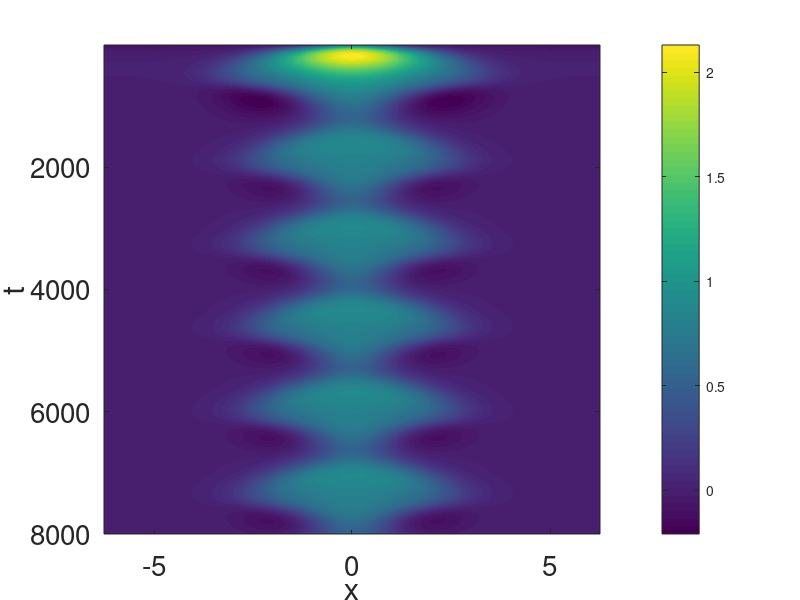

The MATLAB source for this figure:
% This code reproduces result from Fig. 3b in
% "Nonlinear analysis of breathing pulses in a synaptically coupled neural
% network", Folias, S. E. (2011)
%
% (c) Weronika Wojtak, Mar 2023

%% cleaning
clear; clc;

%% spatial discretization
L = 2*pi; N = 2^9; dx = 2*L/N; xDim = (-L+(0:N-1)*dx);

%% temporal discretization
T = 80; dt = 0.01; tspan = 0:dt:T-dt; M = numel(tspan);

%% utils
sigmoid = @(x,beta,theta) 1 ./ (1 + exp(-beta*(x-theta)));
gauss = @(x,mu,sigma) exp(-0.5 * (x-mu).^2 / sigma^2);
kernel = @(x,we,se) (we/(sqrt(pi)*se)) .* exp(-(x/se).^2);

%% parameters
beta = 1000;
theta = 0.375;
ro = 2.75;
nu = 0.1;
we = 1; se = 1;
tau = 1;

%% initial condition
u_0 = 0.7 * gauss(xDim,0,0.7) - 0.1;
q_0 = zeros(1,N);
u = u_0; q = q_0;
hist_u = zeros(M,N); hist_q = zeros(M,N);

%% kernel
W = kernel(xDim,we,se);  wHat = fft(W);

%% input
I = 1.9 * gauss(xDim,0,1.2);

% %% open video file
% vidObj = VideoWriter('Amari_breather.avi');
% vidObj.Quality = 100;
% vidObj.FrameRate = 5;
% open(vidObj);

%% solution
for i = 1:M
    f = sigmoid(u,beta,theta); fHat = fft(f);
    convolution = dx * ifftshift(real(ifft(fHat .* wHat)));
    
    u = u + dt/tau * (-u -ro * q + convolution + I);
    q = q + dt * nu *( -q + u);
    
%     if mod(i,100)==0
%         plot(xDim,u,'linewidth',2), hold on
%         plot(xDim,theta*ones(1,N),':k','linewidth',2)
%         set(gca,'YLim', [-0.25 1]), set(gca,'XLim', [-L L]), 
%         set(gca, 'YTick', [0 1])
%         title(['t = ' num2str(i*dt)])
%         set(gca,'FontSize', 20), set(0,'defaulttextInterpreter','tex') 
%         xlabel('x'); ylabel('u(x)'); pause(0.1); hold off;
%         % write to file
%         writeVideo(vidObj, getframe(gcf));
%     end
    
    hist_u(i,:) = u; hist_q(i,:) = q;
    
end

% % close video file
% close(gcf)
% close(vidObj);

figure
imagesc(hist_u), colorbar
set(gca,'XTick',[53 256 461])
set(gca,'XTickLabel',[-5 0 5])
xlabel('x'); ylabel('t');
set(gca,'FontSize', 20), 
% 
% figure,
% set(0,'defaultTextInterpreter', 'latex');
% set(0,'DefaultAxesFontName', 'Helvetica ')
% plot(xDim,u,'linewidth',2), hold on
% plot(xDim,u_0,'--'), legend('u field',  'initial u'),hold on
% plot(xDim,theta*ones(1,N),':')
